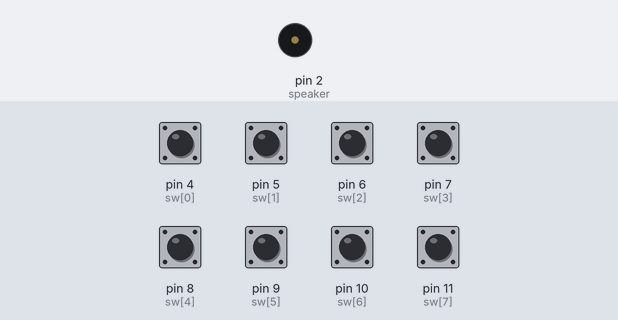
Bench run of a sketch on a simulated Arduino Uno, built with avr-gcc and run on an emulated ATmega328P. Shown: buzzer (waves = sounding). The inputs (shaded band) are chosen by the test bench; at power-on: pin 4 (sw[0]), pin 5 (sw[1]), pin 6 (sw[2]), pin 7 (sw[3]), pin 8 (sw[4]), pin 9 (sw[5]), pin 10 (sw[6]), pin 11 (sw[7]) HIGH.

Above: at 1.2 s.
1.3 s: pin 4 (sw[0]) pulled LOW for 0.15 s
At 1.42 s:
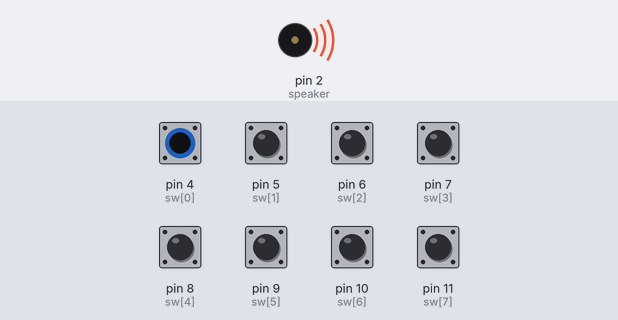
Timing chart, 0 to 4.3 s (numbered marks = the images above; inputs shaded):
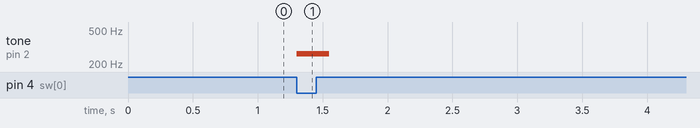

The sketch:

4-21-1.ino
```cpp
const int speaker=2; //數位接腳2 連接至喇叭。
const int sw[8]={4,5,6,7,8,9,10,11}; //數位接腳4~11 連接至琴鍵。
const int frequency[8]={262,294,330,349,392,440,494,523};//音符頻率表。
//const int frequency[8]={523,587,659,694,784,880,988,1046};//音符頻率表。
int i; //迴圈索引。
int val; //琴鍵狀態。
void setup()
{
 for(i=0;i<8;i++) //設定數位接腳4~11 為輸入模式。
 pinMode(sw[i],INPUT_PULLUP);
}
void loop()
{
 for(i=0;i<8;i++)
 {
 val=digitalRead(sw[i]); //讀取琴鍵狀態。
 if(val==0) //按下琴鍵?
 tone(speaker,frequency[i],100); //播放所按下琴鍵的音符。
 }
}
```

Measured:
- after the input at 1.3 s, tone on pin 2 (speaker): silent → 262 Hz at once, → silent 0.25 s later
